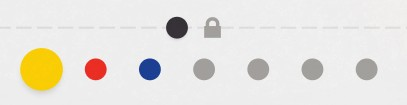
#> input picture datasets/test/lines-region-test.jpg, 407 x 105 px
$ jupyter execute 01.1-detecting-circles-in-a-region.ipynb   (shell and % lines are left out)
#> lines starting #> are read from the running program, lines starting #| are printed output that depends on the picture; after the words box and inside, x2 and y2 are one past the last pixel; in counts of white or black regions, pixels touching at a corner belong together
[cell 1]
import numpy as np
import cv2
from matplotlib import pyplot as plt

[cell 2]
image_path = '../datasets/test/lines-region-test.jpg'
image = cv2.imread(image_path)
#> image is the input picture: shape (105, 407, 3); mean B, G, R 222.1, 228.2, 231.2
output = image.copy()
# cv2.HoughCircles can only handle an 8-bit single channel image
greyscale_image = cv2.cvtColor(image, cv2.COLOR_BGR2GRAY)
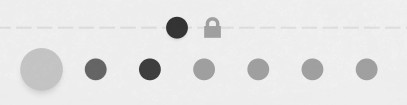
#> greyscale_image: shape (105, 407); min 41, max 250, mean 228.4

[cell 3]
plt.imshow(greyscale_image)

[cell 4]
# Use HoughCircles to find circles in the image, these parameters need tweaking to ensure valid results
circles = cv2.HoughCircles(
    image=greyscale_image,
    method=cv2.HOUGH_GRADIENT,
    dp=1,
    minDist=1,
    param1=50,
    param2=30,
    minRadius=0,
    maxRadius=0,
)
#> circles = [[41.5, 69.5, 21.1], [176.5, 27.5, 11.1], [257.5, 68.5, 11.1], [149.5, 68.5, 10.3], [311.5, 68.5, 10.5], [203.5, 68.5, 10.3], [95.5, 68.5, 10.3], [366.5, 68.5, 10.3]]

[cell 5]
print(circles)
#| [[[ 41.5  69.5  21.1]
#|   [176.5  27.5  11.1]
#|   [257.5  68.5  11.1]
#|   [149.5  68.5  10.3]
#|   [311.5  68.5  10.5]
#|   [203.5  68.5  10.3]
#|   [ 95.5  68.5  10.3]
#|   [366.5  68.5  10.3]]]

[cell 6]
# Draw circles on original image
if circles is not None:
    # Convert the co-ordinates and radius of the circles to integers
    circles = np.round(circles[0, :]).astype("int")
#> circles = [[42, 70, 21], [176, 28, 11], [258, 68, 11], [150, 68, 10], [312, 68, 10], [204, 68, 10], [96, 68, 10], [366, 68, 10]]
    for x, y, r in circles:
        # Draw circle on original image
        cv2.circle(output, (x, y), r, (0, 255, 0), 2)
#> this loop made 8 passes
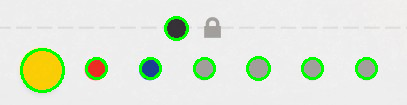
#> output: shape (105, 407, 3); 4.18% of pixels changed, all inside (x1, y1, x2, y2) = (20, 16, 378, 93)
circles
#> Out has the same summary as circles

[cell 7]
output = cv2.cvtColor(output, cv2.COLOR_BGR2RGB)
plt.imshow(output)

[cell 8]
circles_classified = np.delete(circles.copy(), [0, 1], axis=1)
#> circles_classified = [21, 11, 11, 10, 10, 10, 10, 10]
from sklearn.cluster import KMeans
import numpy as np
labels = KMeans(n_clusters=2).fit_predict(circles_classified)
#> labels = [1, 0, 0, 0, 0, 0, 0, 0]
labels
#> Out = [1, 0, 0, 0, 0, 0, 0, 0]

[cell 9]
large_small_map = {
    1: 'large',
    0: 'small',
}
import collections
classified = collections.defaultdict(list)
for i, label in enumerate(labels):
    classified[large_small_map[label]].append(circles[i])
#> this loop made 8 passes
#> label on passes 1 to 8: 1, 0, 0, 0, 0, 0, 0, 0
import pprint; pprint.pprint(classified)
